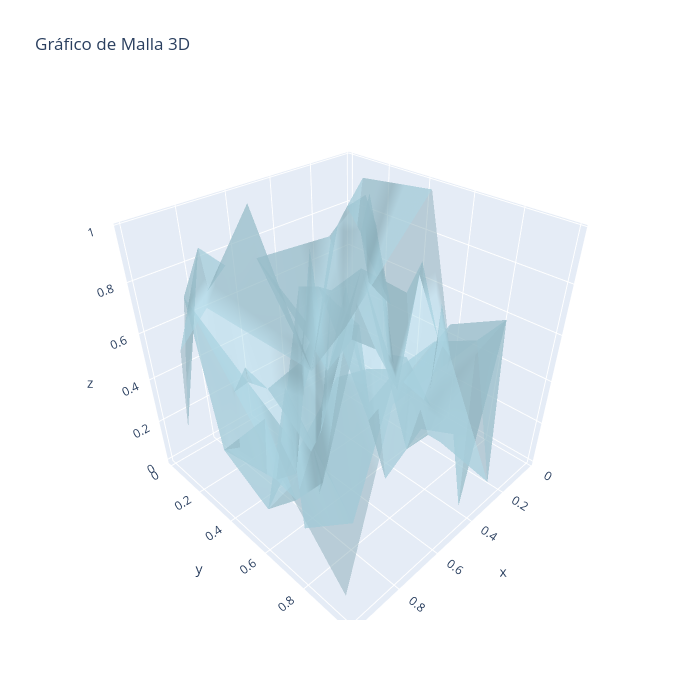

The code cell stored with this chart in its notebook:
### Code cell
# Datos de ejemplo
x, y, z = np.random.rand(3, 100)

# Crear el gráfico de malla 3D
fig = go.Figure(data=[go.Mesh3d(x=x, y=y, z=z, color='lightblue', opacity=0.50)])
fig.update_layout(title='Gráfico de Malla 3D', autosize=False, width=700, height=700)

# Mostrar el gráfico
fig.show()
